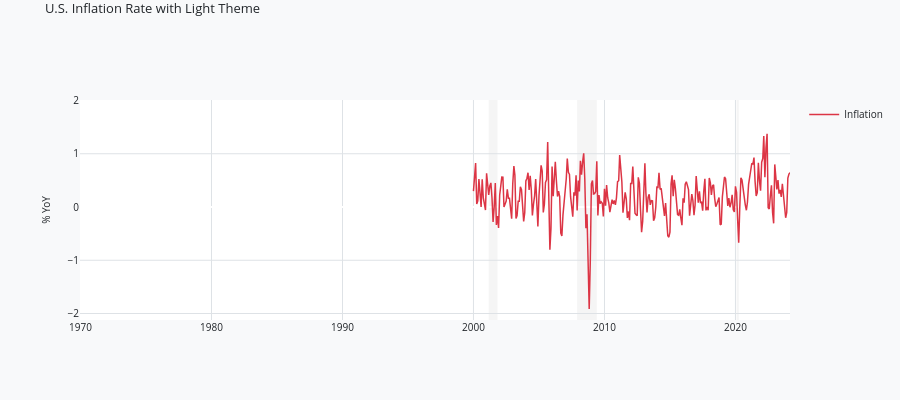

Notebook code cell kept with this figure:
### Markdown cell above
## 5. Custom Color Theme

You can customize the color scheme for different visual styles. Here's a light theme example.

### Code cell
# Custom light theme with real inflation data
light_colors = {
    'background': '#ffffff',
    'paper': '#f8f9fa',
    'grid': '#dee2e6',
    'text': '#212529',
    'spike': 'rgba(0, 0, 0, 0.3)',
    'zero_line': 'rgba(0, 0, 0, 0.2)',
}

chart = econcharts(num_rows=1, height=400, colors=light_colors)
chart.add_line(row=1, x=inf_dates, y=inf_values, name='Inflation', color='#dc3545')
chart.set_title('U.S. Inflation Rate with Light Theme')
chart.set_yaxis(row=1, title='% YoY')
chart.add_hline(row=1, y=2.0)  # Fed target
chart.enable_unified_spikeline()
chart.show()

### Figure 1 — Plotly figure (JSON) as saved in the notebook; plotly's stock layout.template omitted (floating-point values rounded to 4 significant figures; data arrays with more than 128 entries replaced by an {"elided": "..."} marker saying what was removed)
{"data": [{"line": {"color": "#dc3545", "width": 1.5}, "name": "Inflation", "showlegend": true, "type": "scatter", "visible": true, "x": {"elided": "291 str values"}, "xaxis": "x", "y": {"elided": "291 float values"}, "yaxis": "y"}], "layout": {"font": {"color": "#212529", "size": 10}, "height": 400, "hoverlabel": {"bgcolor": "#f8f9fa", "font": {"color": "#212529", "size": 11}}, "hovermode": "x unified", "paper_bgcolor": "#f8f9fa", "plot_bgcolor": "#ffffff", "shapes": [{"line": {"color": "rgba(0, 0, 0, 0.2)", "dash": "dash", "width": 1}, "type": "line", "x0": 0, "x1": 1, "xref": "x", "y0": 2, "y1": 2, "yref": "y"}, {"fillcolor": "#b8b8b8", "layer": "below", "line": {"width": 0}, "opacity": 0.15, "type": "rect", "x0": "2001-03-01T00:00:00", "x1": "2001-11-01T00:00:00", "xref": "x", "y0": 0, "y1": 1, "yref": "y domain"}, {"fillcolor": "#b8b8b8", "layer": "below", "line": {"width": 0}, "opacity": 0.15, "type": "rect", "x0": "2007-12-01T00:00:00", "x1": "2009-06-01T00:00:00", "xref": "x", "y0": 0, "y1": 1, "yref": "y domain"}, {"fillcolor": "#b8b8b8", "layer": "below", "line": {"width": 0}, "opacity": 0.15, "type": "rect", "x0": "2020-02-01T00:00:00", "x1": "2020-04-01T00:00:00", "xref": "x", "y0": 0, "y1": 1, "yref": "y domain"}], "title": {"font": {"color": "#212529", "size": 13}, "text": "U.S. Inflation Rate with Light Theme", "y": 0.99, "yanchor": "top"}, "xaxis": {"anchor": "y", "domain": [0, 1], "gridcolor": "#dee2e6", "showspikes": true, "spikecolor": "rgba(0, 0, 0, 0.3)", "spikedash": "dot", "spikemode": "across", "spikesnap": "cursor", "spikethickness": 1}, "yaxis": {"anchor": "x", "domain": [0, 1], "gridcolor": "#dee2e6", "title": {"font": {"color": "#212529", "size": 10}, "text": "% YoY"}, "type": "linear"}}}
